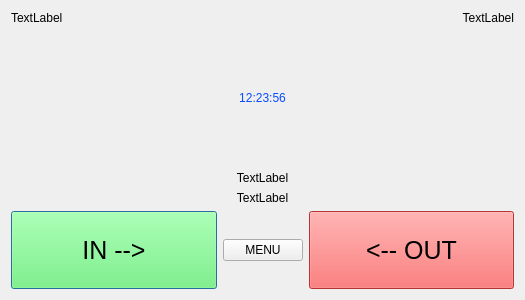
<?xml version="1.0" encoding="UTF-8"?>
<ui version="4.0">
 <class>Dialog</class>
 <widget class="QDialog" name="Dialog">
  <property name="geometry">
   <rect>
    <x>0</x>
    <y>0</y>
    <width>525</width>
    <height>300</height>
   </rect>
  </property>
  <property name="windowTitle">
   <string>Dialog</string>
  </property>
  <layout class="QGridLayout" name="gridLayout">
   <item row="0" column="0">
    <layout class="QVBoxLayout" name="verticalLayout" stretch="0,1,0,0,0">
     <item>
      <layout class="QHBoxLayout" name="horizontalLayout_2" stretch="0,1">
       <item>
        <widget class="QLabel" name="wifiLabel">
         <property name="sizePolicy">
          <sizepolicy hsizetype="Fixed" vsizetype="Preferred">
           <horstretch>0</horstretch>
           <verstretch>0</verstretch>
          </sizepolicy>
         </property>
         <property name="minimumSize">
          <size>
           <width>50</width>
           <height>0</height>
          </size>
         </property>
         <property name="text">
          <string>TextLabel</string>
         </property>
        </widget>
       </item>
       <item>
        <widget class="QLabel" name="labelInOut">
         <property name="styleSheet">
          <string notr="true">QLabel{
	
	font: 20pt &quot;Arial Black&quot;;
}</string>
         </property>
         <property name="text">
          <string>TextLabel</string>
         </property>
         <property name="alignment">
          <set>Qt::AlignRight|Qt::AlignTrailing|Qt::AlignVCenter</set>
         </property>
        </widget>
       </item>
      </layout>
     </item>
     <item>
      <widget class="QLabel" name="labelOrario">
       <property name="styleSheet">
        <string notr="true">QLabel{
	color:rgb(6, 75, 255);
	font: 60pt &quot;Arial&quot;;
}</string>
       </property>
       <property name="text">
        <string>12:23:56</string>
       </property>
       <property name="alignment">
        <set>Qt::AlignCenter</set>
       </property>
      </widget>
     </item>
     <item>
      <widget class="QLabel" name="labelMessage">
       <property name="text">
        <string>TextLabel</string>
       </property>
       <property name="alignment">
        <set>Qt::AlignCenter</set>
       </property>
      </widget>
     </item>
     <item>
      <widget class="QLabel" name="labelType">
       <property name="text">
        <string>TextLabel</string>
       </property>
       <property name="alignment">
        <set>Qt::AlignCenter</set>
       </property>
      </widget>
     </item>
     <item>
      <layout class="QHBoxLayout" name="horizontalLayout" stretch="1,0,1">
       <item>
        <widget class="QPushButton" name="buttonIn">
         <property name="styleSheet">
          <string notr="true">QPushButton{
	background-color:rgb(100, 255, 100);
	min-height:70px;
font-size:25px;
}</string>
         </property>
         <property name="text">
          <string>IN --&gt;</string>
         </property>
        </widget>
       </item>
       <item>
        <widget class="QPushButton" name="buttonMenu">
         <property name="text">
          <string>MENU</string>
         </property>
        </widget>
       </item>
       <item>
        <widget class="QPushButton" name="buttonOut">
         <property name="styleSheet">
          <string notr="true">QPushButton{
	background-color:rgb(255, 73, 73);
min-height:70px;
font-size:25px;
}</string>
         </property>
         <property name="text">
          <string>&lt;-- OUT</string>
         </property>
        </widget>
       </item>
      </layout>
     </item>
    </layout>
   </item>
  </layout>
 </widget>
 <resources/>
 <connections>
  <connection>
   <sender>buttonMenu</sender>
   <signal>clicked()</signal>
   <receiver>Dialog</receiver>
   <slot>menuPressed()</slot>
   <hints>
    <hint type="sourcelabel">
     <x>327</x>
     <y>271</y>
    </hint>
    <hint type="destinationlabel">
     <x>509</x>
     <y>10</y>
    </hint>
   </hints>
  </connection>
  <connection>
   <sender>buttonIn</sender>
   <signal>clicked()</signal>
   <receiver>Dialog</receiver>
   <slot>inPressed()</slot>
   <hints>
    <hint type="sourcelabel">
     <x>137</x>
     <y>269</y>
    </hint>
    <hint type="destinationlabel">
     <x>115</x>
     <y>8</y>
    </hint>
   </hints>
  </connection>
  <connection>
   <sender>buttonOut</sender>
   <signal>clicked()</signal>
   <receiver>Dialog</receiver>
   <slot>outPressed()</slot>
   <hints>
    <hint type="sourcelabel">
     <x>394</x>
     <y>277</y>
    </hint>
    <hint type="destinationlabel">
     <x>519</x>
     <y>165</y>
    </hint>
   </hints>
  </connection>
 </connections>
 <slots>
  <slot>menuPressed()</slot>
  <slot>inPressed()</slot>
  <slot>outPressed()</slot>
 </slots>
</ui>
